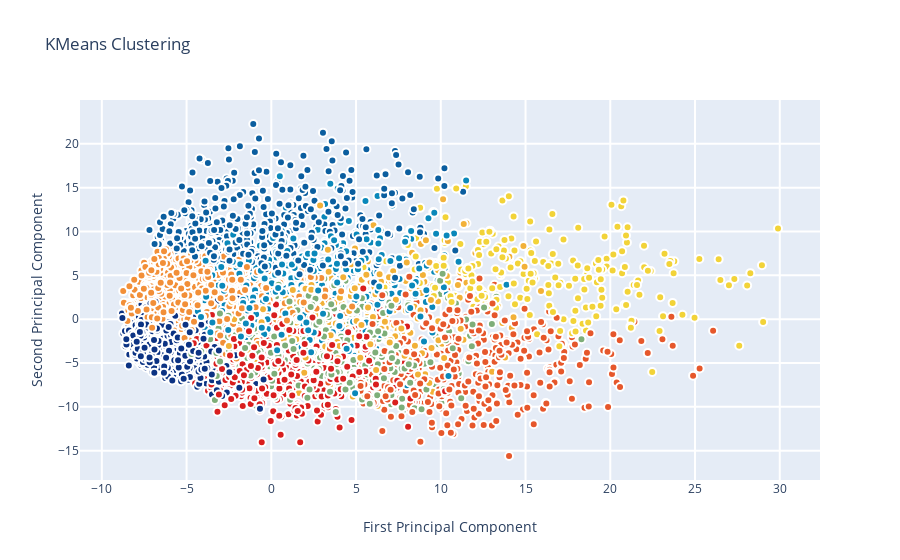

The code cell stored with this chart in its notebook:
### Markdown cell above
### K-Means Clustering to identify possible classes
Imagine just for a moment that we were not provided with the class labels to this digit set because after all PCA is an unsupervised method. Therefore how would we be able to separate out our data points in the new feature space? We can apply a clustering algorithm on our new PCA projection data and hopefully arrive at distinct clusters which would tell us something about the underlying class separation in the data.

To start off, we set up a KMeans clustering method with Sklearn's KMeans call and use the fit_predict method to compute cluster centers and predict cluster indices for the first and second PCA projections (to see if we can observe any appreciable clusters).

### Code cell
from sklearn.cluster import KMeans # KMeans clustering 
# Set a KMeans clustering with 9 components ( 9 chosen sneakily ;) as hopefully we get back our 9 class labels)
kmeans = KMeans(n_clusters=9)
# Compute cluster centers and predict cluster indices
X_clustered = kmeans.fit_predict(X_5d)

trace_Kmeans = go.Scatter(x=X_5d[:, 0], y= X_5d[:, 1], mode="markers",
                    showlegend=False,
                    marker=dict(
                            size=8,
                            color = X_clustered,
                            colorscale = 'Portland',
                            showscale=False, 
                            line = dict(
            width = 2,
            color = 'rgb(255, 255, 255)'
        )
                   ))

layout = go.Layout(
    title= 'KMeans Clustering',
    hovermode= 'closest',
    xaxis= dict(
         title= 'First Principal Component',
        ticklen= 5,
        zeroline= False,
        gridwidth= 2,
    ),
    yaxis=dict(
        title= 'Second Principal Component',
        ticklen= 5,
        gridwidth= 2,
    ),
    showlegend= True
)

data = [trace_Kmeans]
fig1 = dict(data=data, layout= layout)
# fig1.append_trace(contour_list)
py.iplot(fig1, filename="svm")

### Figure 1 — Plotly figure (JSON) as saved in the notebook; plotly's stock layout.template omitted (floating-point values rounded to 4 significant figures; data arrays with more than 128 entries replaced by an {"elided": "..."} marker saying what was removed)
{"data": [{"marker": {"color": {"elided": "6000 int values"}, "colorscale": [[0, "rgb(12,51,131)"], [0.25, "rgb(10,136,186)"], [0.5, "rgb(242,211,56)"], [0.75, "rgb(242,143,56)"], [1, "rgb(217,30,30)"]], "line": {"color": "rgb(255, 255, 255)", "width": 2}, "showscale": false, "size": 8}, "mode": "markers", "showlegend": false, "type": "scatter", "x": {"elided": "6000 float values"}, "y": {"elided": "6000 float values"}}], "layout": {"hovermode": "closest", "showlegend": true, "title": {"text": "KMeans Clustering"}, "xaxis": {"gridwidth": 2, "ticklen": 5, "title": {"text": "First Principal Component"}, "zeroline": false}, "yaxis": {"gridwidth": 2, "ticklen": 5, "title": {"text": "Second Principal Component"}}}}
